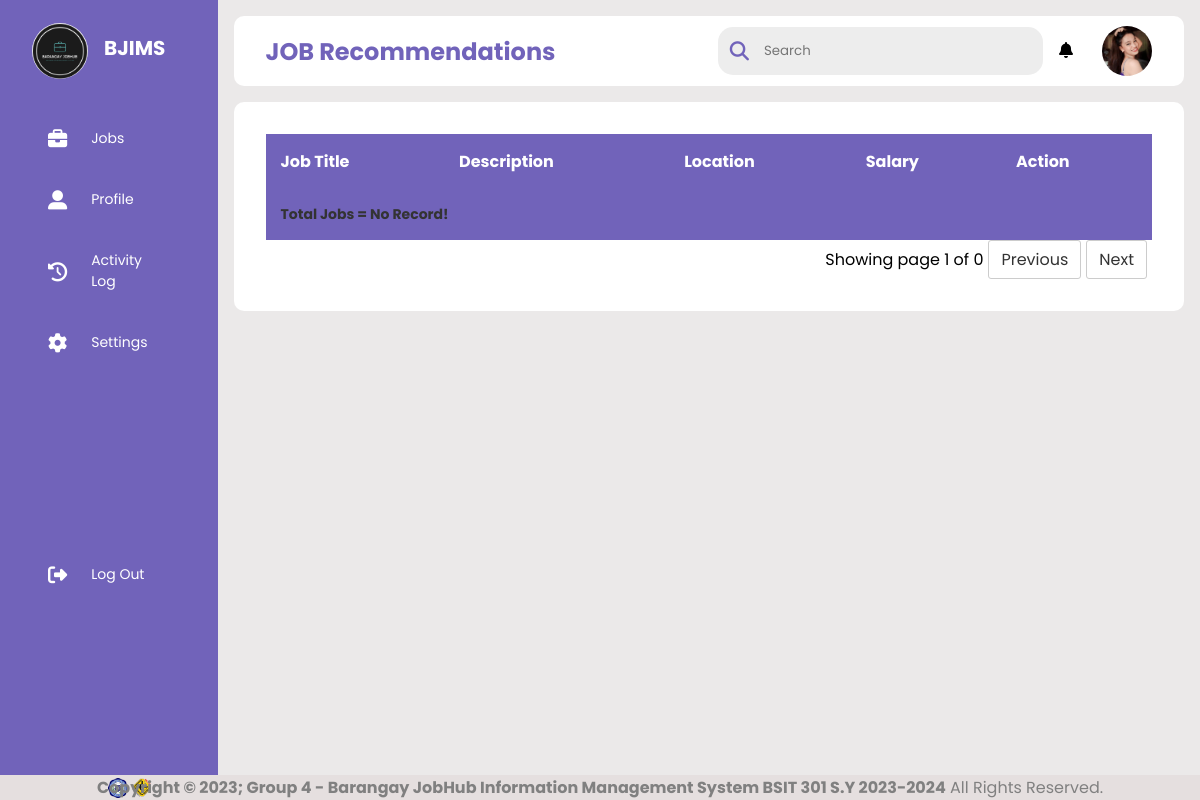
Page /jobseekers/jobs.php (signed in) on the earlier database version.
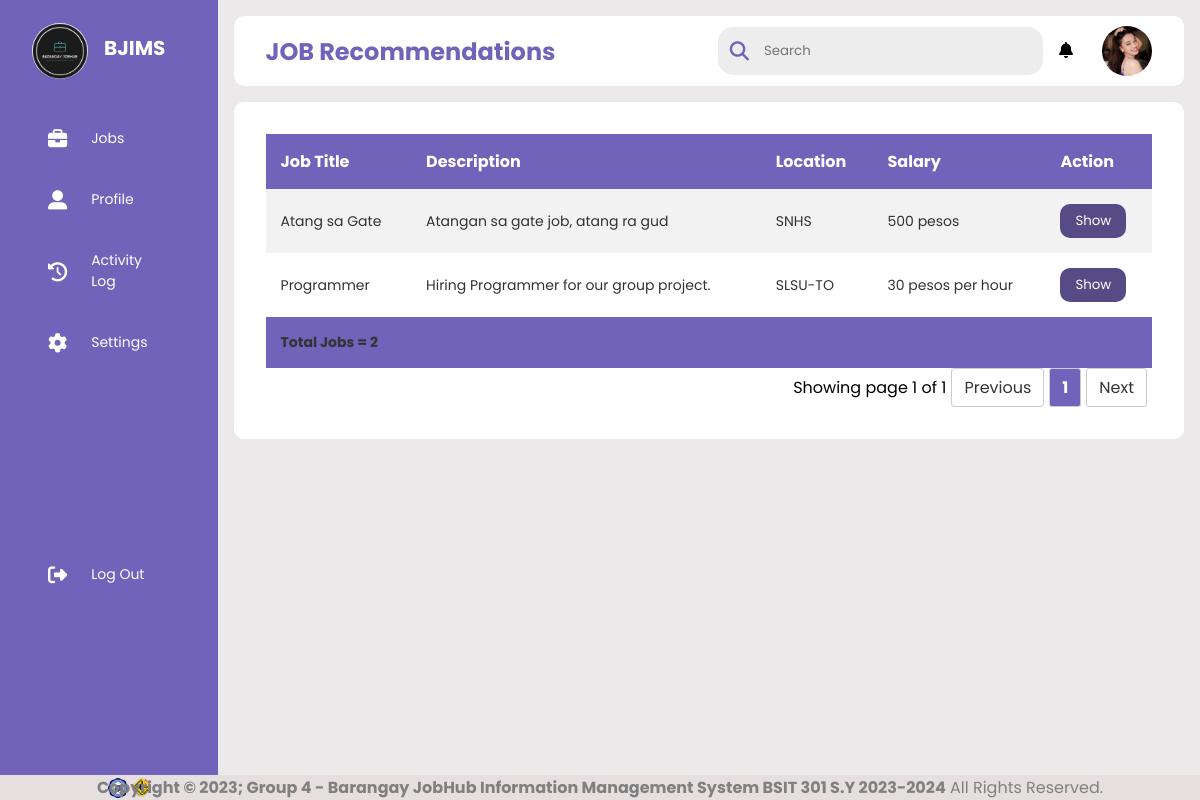
Same page on the later database version.
### tables this page shows
CREATE TABLE `jobseeker` (
  `id` int(100) NOT NULL,
  `name` varchar(100) DEFAULT NULL,
  `age` int(11) DEFAULT NULL,
  `address` varchar(100) DEFAULT NULL,
  `phone` varchar(100) DEFAULT NULL,
  `skills` varchar(100) DEFAULT NULL,
  `experience` varchar(100) DEFAULT NULL,
  `email` varchar(100) NOT NULL,
  `password` varchar(100) NOT NULL,
  `image` varchar(100) NOT NULL,
  `summary` varchar(255) DEFAULT NULL
);

CREATE TABLE `info` (
  `jobid` int(11) NOT NULL,
  `title` varchar(255) NOT NULL,
  `description` text NOT NULL,
  `location` varchar(255) DEFAULT NULL,
  `requirements` text DEFAULT NULL,
  `salary` varchar(50) DEFAULT NULL,
  `posteddate` date DEFAULT NULL,
  `employer_id` int(11) NOT NULL,
  `active` tinyint(1) DEFAULT 1
);

### jobseekers/jobs.php (the view, shortened to what this page needs)
<?php
include '../connection.php';
$user_id = $_SESSION['user_id'];
$select = mysqli_query($conn, "SELECT * FROM `jobseeker` WHERE id = '$user_id'") or die('query failed');
if(mysqli_num_rows($select) > 0){
    $fetch = mysqli_fetch_assoc($select);
}
?>
<!DOCTYPE html>
<html lang="en">
    <head>
        <link rel="stylesheet" href="../css/style.css"/>
        <link rel="stylesheet" href="https://cdnjs.cloudflare.com/ajax/libs/font-awesome/6.4.0/css/all.min.css"/>
        <link href="https://cdn.datatables.net/1.10.25/css/dataTables.bootstrap.min.css" rel="stylesheet"/>
    </head>
    <body>
        <?php include("sidebar.php") ?>
        <div class="main--content">
            <div class="header--wrapper">
                <div class="header--title">
                    <h2>JOB Recommendations</h2>
                </div>
                <div class="user--info">
                <div class="search--box">
                    <i class="fas fasolid fa-search"></i>
                    <input type="text" id="myInput" placeholder="Search"/>
                </div>
                    <div class="notification">
                        <div class="notif-icon" onclick="toggleNotifi()">
                            <i class="fas fa-bell"></i>
                        </div>
                    </div>
                    <div class="user-pic" onclick="toggleMenu()">
                        <?php
                            if($fetch['image'] == ''){
                                echo '<img src="../images/default-avatar.png">';
                            }else{
                                echo '<img src="../uploaded_img/'.$fetch['image'].'">';
                            }
                        ?>
                    </div>
                </div>
            </div>
            <div class="tabular--wrapper">
                <div class="table-container">
                    <table>
                        <thead>
                            <th>Job Title</th>
                            <th>Description</th>
                            <th>Location</th>
                            <th>Salary</th>
                            <th>Action</th>
                        </thead>
                        <tbody id="myTable">
                            <?php
                                require_once "../connection.php";
                                if(isset($_GET['page_no']) && $_GET['page_no']!="") {
                                    $page_no = $_GET['page_no'];
                                }else{
                                    $page_no = 1;
                                }
                                $total_records_per_page = 10;
                                $offset = ($page_no-1) * $total_records_per_page;
                                $previous_page = $page_no - 1;
                                $next_page = $page_no + 1;
                                $result_count=mysqli_query($conn, "SELECT COUNT(*) as total_records FROM info");
                                $total_records = mysqli_fetch_array($result_count);
                                $total_records = $total_records['total_records'];
                                $total_no_of_pages = ceil($total_records / $total_records_per_page);
                                $sql = mysqli_query($conn, "SELECT * FROM info ORDER BY jobid DESC LIMIT $offset,$total_records_per_page");
                                $row = mysqli_num_rows($sql);
                                if($row > 0) {
                                    while($row = mysqli_fetch_array($sql)) {
                            ?>
                            <tr>
                                <td><?php echo $row['title'];?></td>
                                <td><?php echo $row['description'];?></td>
                                <td><?php echo $row['location'];?></td>
                                <td><?php echo $row['salary'];?></td>
                                <td><a href="viewjobs.php?profid=<?php echo htmlentities($row['jobid']);?>" style="font-size: 15px;"><button style="background: rgb(86, 75, 133);color: #fff;padding: 7px 15px;border-radius: 10px;cursor: pointer;">Show</button></a></td>
                            </tr>
                            <?php
                                }}
                            ?>
                        </tbody>
                        <tfoot>
                            <tr>
                                <td colspan="7">Total Jobs = <?php
                                    $dash_jobs_query = "SELECT * FROM info";
                                    $dash_jobs_query_run = mysqli_query($conn, $dash_jobs_query);
                                    if($jobs_total = mysqli_num_rows($dash_jobs_query_run)){
                                        echo ''.$jobs_total.'';
                                    }else{
                                        echo 'No Record!';
                                    }
                                ?></td>
                            </tr>
                        </tfoot>
                    </table>
                </div>
                <ul class="pagination pull-right">
                    <li class="pull-left btn btn-default disabled">Showing page <?php echo $page_no. " of ". $total_no_of_pages;?></li>
                    <li <?php if($page_no <= 1) {echo "class='disabled'";}?>>
                    <a <?php if($page_no > 1) {echo "href='?page_no=$previous_page'";}?>>Previous</a>
                    </li>
                <?php
                    if($total_no_of_pages <=10) {
                        for($counter = 1; $counter <=$total_no_of_pages;$counter++) {
                            if($counter == $page_no) {
                                echo "<li class='active'><a>$counter</a></li>";
                            }else{
                                echo "<li><a href='?page_no=$counter'>$counter</a></li>";
                            }
                        }
                    }
                ?>
                <li <?php if($page_no >= $total_no_of_pages){ echo "class='disabled'";}?>>
                    <a <?php if($page_no < $total_no_of_pages){ echo "href='?page_no=$next_page'";}?>>Next</a>
                </li>
                </ul>
            </div>
        </div>
        <?php include("../footer/footer.php") ?>
    </body>
</html>

### jobseekers/sidebar.php (shortened to what this page needs)
<div class="sidebar">
            <div class="logo">
                <ul class="menu">
                    <div class="top">
                        <div class="jobhublogo">
                            <a href="about.php"><img class="img-circle" src="../img/logo.png"></a>
                            <h4>BJIMS</h4>
                        </div>
                    </div><br>
                    <li>
                        <a href="jobseekers.php">
                            <i class="fas fa-briefcase"></i>
                            <span>Jobs</span>
                        </a>
                    </li>
                    <li>
                        <a href="profile.php">
                            <i class="fas fa-user-alt"></i>
                            <span>Profile</span>
                        </a>
                    </li>
                    <li>
                        <a href="activitylog.php">
                            <i class="fa-solid fa-clock-rotate-left"></i>
                            <span>Activity Log</span>
                        </a>
                    </li>
                    <li>
                        <a href="settings.php">
                            <i class="fas fa-cog"></i>
                            <span>Settings</span>
                        </a>
                    </li>
                    <li>
                        <a href="logout.php?logout=<?php echo $user_id; ?>">
                            <i class="fas fa-sign-out-alt"></i>
                            <span>Log Out</span>
                        </a>
                    </li>
                </ul>
            </div>
        </div>

### footer/footer.php (shortened to what this page needs)
<div class="footer" style="position: fixed;left: 0;bottom: 0;width: 100%;background: rgb(229, 223, 223);color: gray;text-align: center;">
    <strong><img src="../img/slsu.png" style="width: 20px; height: 20%; margin-left: 9%; margin-bottom: -23px; margin-top: 3px;"/><img src="../img/logorm.png" style="width: 20px; height: 20%; margin-left: 11%; margin-bottom: -23px; margin-top: 3px;"/>Copyright &copy; 2023; Group 4 - Barangay JobHub Information Management System BSIT 301 S.Y 2023-2024</strong> All Rights Reserved.
</div>

### css/style.css (style rules this page uses)
* { margin: 0; padding: 0; border: none; outline: none; box-sizing: border-box; font-family: "Poppins", sans-serif; }
body { display: flex; }
.sidebar { position: sticky; top: 0; left: 0; bottom: 0; width: 260px; height: 100vh; padding: 0 1rem; color: #fff; overflow: hidden; transition: all 0.5s linear; background: rgba(113, 99, 186, 255); }
.logo { height: 80px; padding: 16px; }
.top { display: flex; align-items: center; justify-content: space-between; margin-top: 1.4rem; }
.jobhublogo { display: flex; gap: 1rem; margin-top: -15px; font-size: 20px; }
.jobhublogo h4 { margin-top: 10px; }
.jobhublogo img { width: 3.5rem; height: 3.5rem; border-radius: 50%; }
img { display: block; width: 100%; }
.menu { height: 88%; position: relative; list-style: none; padding: 0; }
.menu li { padding: 1rem; margin: 8px 0; border-radius: 8px; transition: all 0.5s ease-in-out; }
.menu li:hover, .active { background: #e0e0e058; }
.menu a { color: #fff; font-size: 14px; text-decoration: none; display: flex; align-items: center; gap: 1.5rem; }
.menu a span { overflow: hidden; }
.menu a i { font-size: 1.2rem; }
.menu li:last-child { position: absolute; bottom: -33rem; width: 100%; }
.main--content { position: relative; background: #ebe9e9; width: 100%; padding: 1rem; }
.header--wrapper img { width: 50px; height: 50px; cursor: pointer; border-radius: 50%; }
.header--wrapper { display: flex; justify-content: space-between; align-items: center; flex-wrap: wrap; background: #fff; border-radius: 10px; padding: 10px 2rem; margin-bottom: 1rem; }
.header--title { color: rgba(113, 99, 186, 255); }
.notification { margin-right: 10px; border-radius: 50%; }
.notif-icon { cursor: pointer; margin-right: 3px; line-height: 50px; }
.user--info { display: flex; align-items: center; gap: 1rem; }
.search--box { background: rgb(237, 237, 237); border-radius: 15px; color: rgba(113, 99, 186, 255); display: flex; align-items: center; gap: 5px; padding: 4px 12px; }
.search--box input { background: transparent; padding: 10px; }
.search--box i { font-size: 1.2rem; cursor: pointer; transition: all 0.5s ease-out; }
.tabular--wrapper { background: #fff; margin-top: 1rem; border-radius: 10px; padding: 2rem; }
.table-container { width: 100%; }
table { width: 100%; border-collapse: collapse; border-radius: 20%; }
thead { background: rgba(113, 99, 186, 255); color: #fff; }
th { padding: 15px; text-align: left; }
tbody { background: #f2f2f2; }
td { padding: 15px; font-size: 14px; color: #333; }
tr:nth-child(even) { background: #fff; }
tfoot { background: rgba(113, 99, 186, 255); font-weight: bold; color: #fff; }
tfoot td { padding: 15px; }
.table-container button { color: green; background: none; cursor: pointer; }

### jobseekers/jobs.php (style rules this page uses)
.pagination { display: flex; justify-content: flex-end; align-items: center; list-style: none; padding: 0; font-family: "Poppins", sans-serif; }
.pagination li { margin-right: 5px; }
.pagination li a { display: inline-block; padding: 6px 12px; text-decoration: none; color: #333; border: 1px solid #ccc; border-radius: 3px; background-color: #fff; }
.pagination li.active a { background-color: rgba(113, 99, 186, 255); color: #fff; font-weight: bold; }

Differences in the rows shown:
added info: title "Atang sa Gate", description "Atangan sa gate job, atang ra gud", location "SNHS", salary "500 pesos"
added info: title "Programmer", description "Hiring Programmer for our group project.", location "SLSU-TO", salary "30 pesos per hour"
Other differences:
$jobs_total: (not shown) → "2"
$total_no_of_pages: "0" → "1"
new list line: "1"
text no longer shown: "No Record!"
